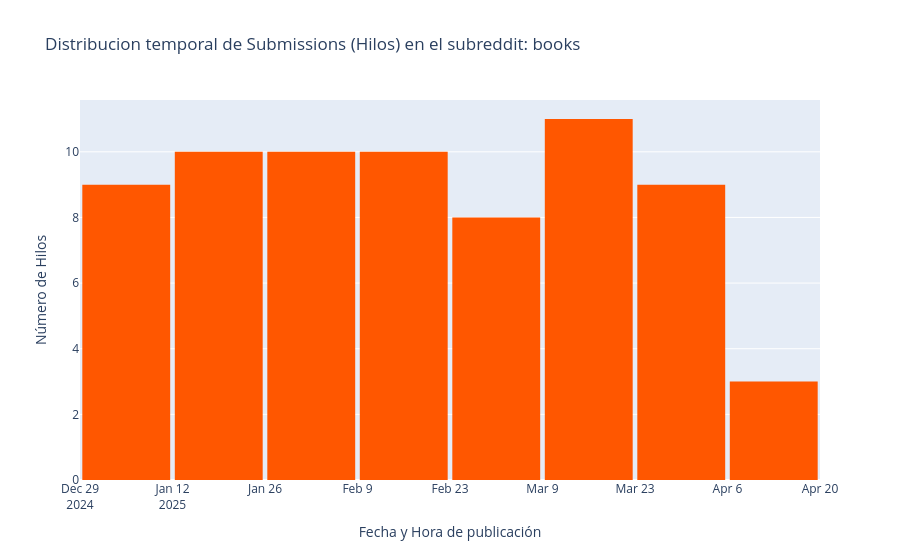
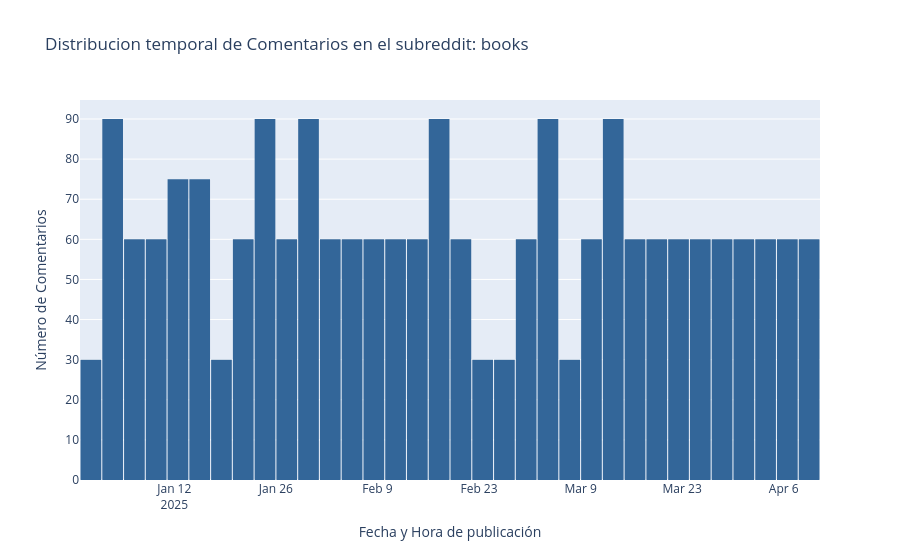
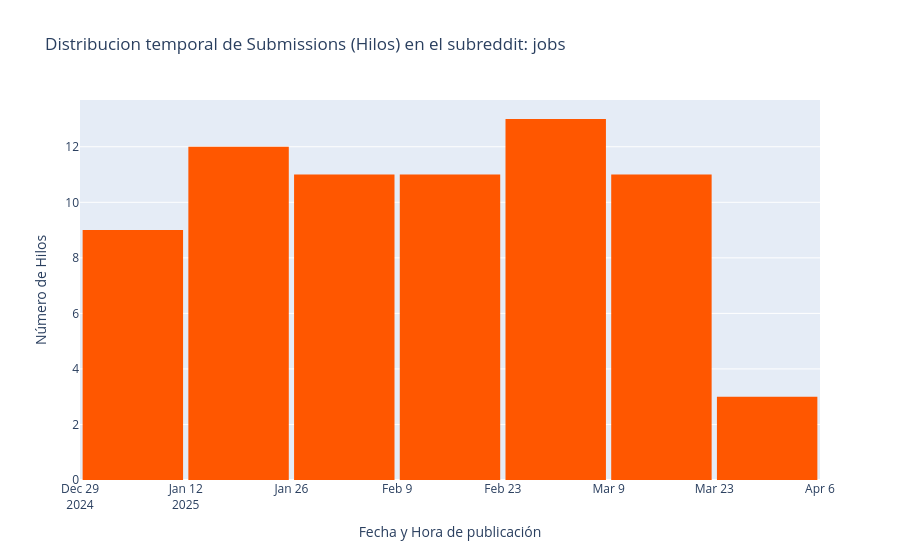
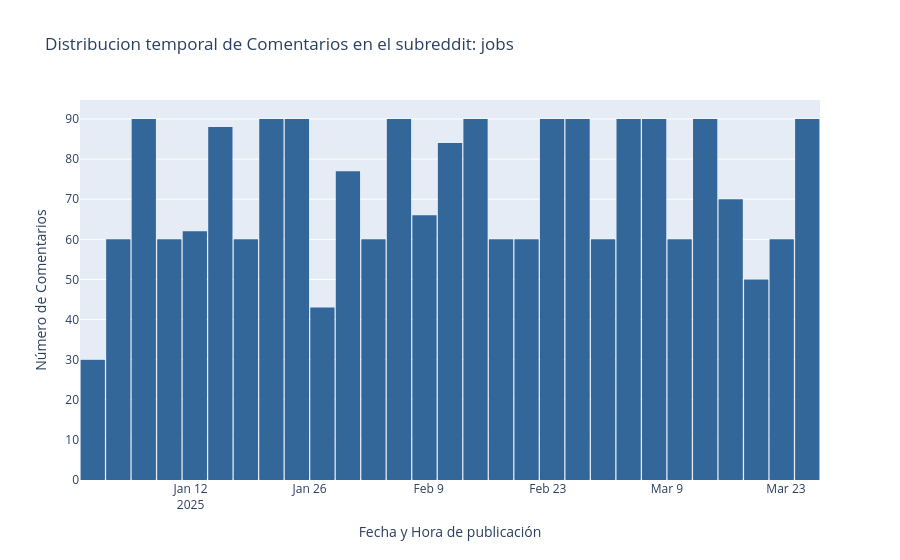

These figures' notebook cell, in order:
### Code cell
histograma(lista_dataframes)

### Figure 1 — Plotly figure (JSON) as saved in the notebook; plotly's stock layout.template omitted (floating-point values rounded to 4 significant figures)
{"data": [{"bingroup": "x", "hovertemplate": "Fecha y Hora de publicación=%{x}<br>count=%{y}<extra></extra>", "legendgroup": "", "marker": {"color": "#FF5700", "pattern": {"shape": ""}}, "name": "", "orientation": "v", "showlegend": false, "type": "histogram", "x": ["2025-01-01T10:43:05+00:00", "2025-01-02T13:38:13+00:00", "2025-01-03T17:04:59+00:00", "2025-01-04T23:10:38+00:00", "2025-01-06T11:00:10+00:00", "2025-01-07T12:38:46+00:00", "2025-01-08T17:15:34+00:00", "2025-01-10T00:38:47+00:00", "2025-01-11T12:18:48+00:00", "2025-01-12T19:44:44+00:00", "2025-01-13T23:22:36+00:00", "2025-01-15T08:49:45+00:00", "2025-01-16T13:11:43+00:00", "2025-01-18T01:46:51+00:00", "2025-01-20T11:00:32+00:00", "2025-01-21T18:02:56+00:00", "2025-01-23T10:46:29+00:00", "2025-01-24T11:14:44+00:00", "2025-01-25T13:30:50+00:00", "2025-01-26T14:44:38+00:00", "2025-01-27T15:52:24+00:00", "2025-01-29T13:15:32+00:00", "2025-01-30T16:39:38+00:00", "2025-01-31T17:16:14+00:00", "2025-02-01T18:05:32+00:00", "2025-02-02T21:58:54+00:00", "2025-02-04T01:41:53+00:00", "2025-02-06T06:07:23+00:00", "2025-02-07T15:49:54+00:00", "2025-02-09T12:42:08+00:00", "2025-02-10T13:56:06+00:00", "2025-02-12T00:15:30+00:00", "2025-02-13T15:50:05+00:00", "2025-02-14T22:57:49+00:00", "2025-02-16T02:23:01+00:00", "2025-02-17T11:00:30+00:00", "2025-02-18T13:17:02+00:00", "2025-02-20T05:07:47+00:00", "2025-02-21T12:41:16+00:00", "2025-02-23T18:25:31+00:00", "2025-02-25T11:21:49+00:00", "2025-02-28T16:46:41+00:00", "2025-03-01T21:48:06+00:00", "2025-03-03T10:51:10+00:00", "2025-03-04T11:14:11+00:00", "2025-03-05T15:52:47+00:00", "2025-03-08T15:46:29+00:00", "2025-03-09T16:19:40+00:00", "2025-03-11T07:04:46+00:00", "2025-03-12T13:22:57+00:00", "2025-03-13T16:55:24+00:00", "2025-03-14T18:03:25+00:00", "2025-03-15T18:27:39+00:00", "2025-03-17T03:08:18+00:00", "2025-03-18T16:46:46+00:00", "2025-03-19T21:34:03+00:00", "2025-03-21T18:15:20+00:00", "2025-03-22T18:23:37+00:00", "2025-03-24T10:00:32+00:00", "2025-03-25T14:51:43+00:00", "2025-03-27T06:16:08+00:00", "2025-03-28T17:07:56+00:00", "2025-03-30T12:55:19+00:00", "2025-03-31T20:14:59+00:00", "2025-04-02T10:50:43+00:00", "2025-04-03T12:01:44+00:00", "2025-04-05T16:12:10+00:00", "2025-04-07T10:00:31+00:00", "2025-04-08T19:17:41+00:00", "2025-04-09T19:54:27+00:00"], "xaxis": "x", "yaxis": "y"}], "layout": {"bargap": 0.05, "barmode": "relative", "hovermode": "x unified", "legend": {"tracegroupgap": 0}, "title": {"text": "Distribucion temporal de Submissions (Hilos) en el subreddit: books"}, "xaxis": {"anchor": "y", "domain": [0, 1], "title": {"text": "Fecha y Hora de publicación"}}, "yaxis": {"anchor": "x", "domain": [0, 1], "title": {"text": "Número de Hilos"}}}}

### Figure 2 — Plotly figure (JSON) as saved in the notebook; plotly's stock layout.template omitted (floating-point values rounded to 4 significant figures; data arrays with more than 128 entries replaced by an {"elided": "..."} marker saying what was removed)
{"data": [{"bingroup": "x", "hovertemplate": "Fecha y Hora de publicación=%{x}<br>count=%{y}<extra></extra>", "legendgroup": "", "marker": {"color": "#336699", "pattern": {"shape": ""}}, "name": "", "orientation": "v", "showlegend": false, "type": "histogram", "x": {"elided": "2100 str values"}, "xaxis": "x", "yaxis": "y"}], "layout": {"bargap": 0.05, "barmode": "relative", "hovermode": "x unified", "legend": {"tracegroupgap": 0}, "title": {"text": "Distribucion temporal de Comentarios en el subreddit: books"}, "xaxis": {"anchor": "y", "domain": [0, 1], "title": {"text": "Fecha y Hora de publicación"}}, "yaxis": {"anchor": "x", "domain": [0, 1], "title": {"text": "Número de Comentarios"}}}}

### Figure 3 — Plotly figure (JSON) as saved in the notebook; plotly's stock layout.template omitted (floating-point values rounded to 4 significant figures)
{"data": [{"bingroup": "x", "hovertemplate": "Fecha y Hora de publicación=%{x}<br>count=%{y}<extra></extra>", "legendgroup": "", "marker": {"color": "#FF5700", "pattern": {"shape": ""}}, "name": "", "orientation": "v", "showlegend": false, "type": "histogram", "x": ["2025-01-01T04:00:41+00:00", "2025-01-02T15:43:08+00:00", "2025-01-04T00:43:53+00:00", "2025-01-05T04:44:13+00:00", "2025-01-06T11:18:48+00:00", "2025-01-07T14:59:51+00:00", "2025-01-08T16:32:56+00:00", "2025-01-10T13:39:02+00:00", "2025-01-11T14:14:26+00:00", "2025-01-12T22:52:08+00:00", "2025-01-13T23:50:36+00:00", "2025-01-15T03:31:26+00:00", "2025-01-16T17:58:01+00:00", "2025-01-17T20:13:59+00:00", "2025-01-18T21:00:25+00:00", "2025-01-20T01:35:57+00:00", "2025-01-21T03:10:17+00:00", "2025-01-22T12:38:19+00:00", "2025-01-23T13:53:17+00:00", "2025-01-24T17:28:56+00:00", "2025-01-25T20:08:47+00:00", "2025-01-27T13:07:26+00:00", "2025-01-28T22:00:48+00:00", "2025-01-29T22:06:31+00:00", "2025-01-31T00:06:16+00:00", "2025-02-01T22:51:08+00:00", "2025-02-03T01:16:58+00:00", "2025-02-04T02:02:03+00:00", "2025-02-05T02:21:59+00:00", "2025-02-06T11:10:30+00:00", "2025-02-07T14:33:35+00:00", "2025-02-08T21:21:25+00:00", "2025-02-09T23:43:31+00:00", "2025-02-11T00:04:36+00:00", "2025-02-12T00:20:29+00:00", "2025-02-13T09:42:31+00:00", "2025-02-14T16:23:05+00:00", "2025-02-15T18:24:23+00:00", "2025-02-17T13:14:25+00:00", "2025-02-18T14:38:27+00:00", "2025-02-19T20:57:42+00:00", "2025-02-21T01:04:58+00:00", "2025-02-22T04:40:12+00:00", "2025-02-23T14:13:34+00:00", "2025-02-24T16:34:12+00:00", "2025-02-25T16:37:38+00:00", "2025-02-26T17:29:28+00:00", "2025-02-27T18:52:21+00:00", "2025-03-01T01:56:05+00:00", "2025-03-02T05:37:01+00:00", "2025-03-03T14:17:57+00:00", "2025-03-04T14:56:06+00:00", "2025-03-05T17:36:12+00:00", "2025-03-06T18:07:45+00:00", "2025-03-07T18:13:11+00:00", "2025-03-08T19:45:03+00:00", "2025-03-09T22:13:04+00:00", "2025-03-10T22:40:47+00:00", "2025-03-12T03:46:13+00:00", "2025-03-13T08:44:42+00:00", "2025-03-14T16:05:35+00:00", "2025-03-15T18:53:06+00:00", "2025-03-16T22:24:28+00:00", "2025-03-17T23:14:11+00:00", "2025-03-19T15:03:15+00:00", "2025-03-21T15:03:12+00:00", "2025-03-22T18:18:04+00:00", "2025-03-24T00:44:30+00:00", "2025-03-25T01:48:56+00:00", "2025-03-26T10:47:09+00:00"], "xaxis": "x", "yaxis": "y"}], "layout": {"bargap": 0.05, "barmode": "relative", "hovermode": "x unified", "legend": {"tracegroupgap": 0}, "title": {"text": "Distribucion temporal de Submissions (Hilos) en el subreddit: jobs"}, "xaxis": {"anchor": "y", "domain": [0, 1], "title": {"text": "Fecha y Hora de publicación"}}, "yaxis": {"anchor": "x", "domain": [0, 1], "title": {"text": "Número de Hilos"}}}}

### Figure 4 — Plotly figure (JSON) as saved in the notebook; plotly's stock layout.template omitted (floating-point values rounded to 4 significant figures; data arrays with more than 128 entries replaced by an {"elided": "..."} marker saying what was removed)
{"data": [{"bingroup": "x", "hovertemplate": "Fecha y Hora de publicación=%{x}<br>count=%{y}<extra></extra>", "legendgroup": "", "marker": {"color": "#336699", "pattern": {"shape": ""}}, "name": "", "orientation": "v", "showlegend": false, "type": "histogram", "x": {"elided": "2100 str values"}, "xaxis": "x", "yaxis": "y"}], "layout": {"bargap": 0.05, "barmode": "relative", "hovermode": "x unified", "legend": {"tracegroupgap": 0}, "title": {"text": "Distribucion temporal de Comentarios en el subreddit: jobs"}, "xaxis": {"anchor": "y", "domain": [0, 1], "title": {"text": "Fecha y Hora de publicación"}}, "yaxis": {"anchor": "x", "domain": [0, 1], "title": {"text": "Número de Comentarios"}}}}
